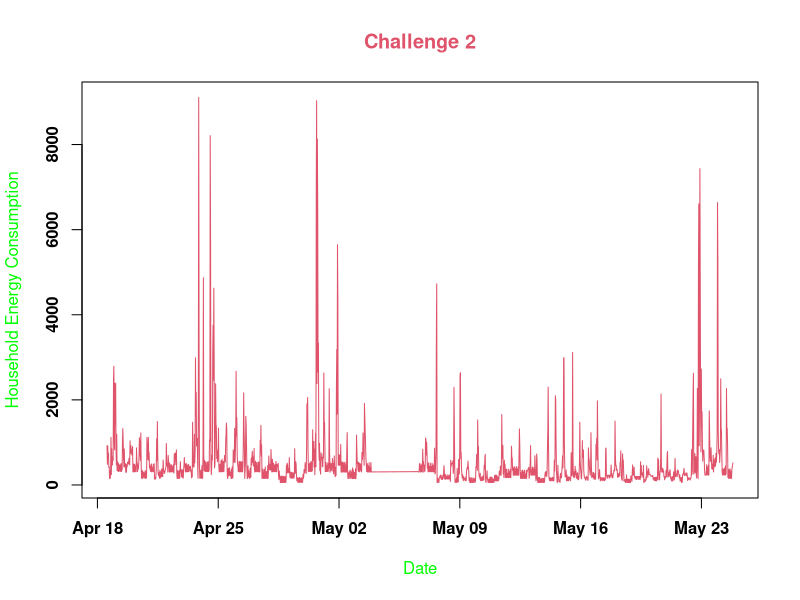

This figure's R source: (Note: this script raises an error after producing the figure.)
## ---- chunk 1
setwd("/Users/anitaowens/Documents/Challenge2-AnitaOwens/challenge2")

setwd("/Users/anitaowens/Documents/R")
## ---- chunk 2
total_watt<-read.csv("total_watt.csv", header = FALSE)
head(total_watt)
## ---- chunk 3
colnames(total_watt)<-c("DayTime","EnergyConsumption")
## ---- chunk 4
#create a time object
newtime<-as.POSIXlt(total_watt$DayTime)

#add new time object as a new column and created a new dataframe
watt<-cbind(total_watt, newtime)

## ---- chunk 5
plot(watt$newtime, watt$EnergyConsumption, type="l", ylab="Household Energy Consumption", xlab="Date", col="34", lwd=1, font=2, main = "Challenge 2", col.main="34", col.lab="green")
## ---- chunk 6
library(ggplot2)
library(scales)
ggplot(watt, aes(newtime)) + geom_line() + scale_x_date(breaks = "1 month", minor_breaks = "1 week") + xlab("") + ylab("Household Energy Consumption")
## ---- chunk 7
dev.copy(png, file="challenge2.png",width=480,height=480)
dev.off()
## ---- chunk 8
test<-watt[ which(watt$newtime > "2011-05-03 00:00:00" & watt$newtime < "2011-05-08 00:00:00"),]

plot(test$newtime, test$EnergyConsumption, type="l", ylab="Household Energy Consumption", xlab="Date", col="darkblue", lwd=1)

## ---- chunk 9

